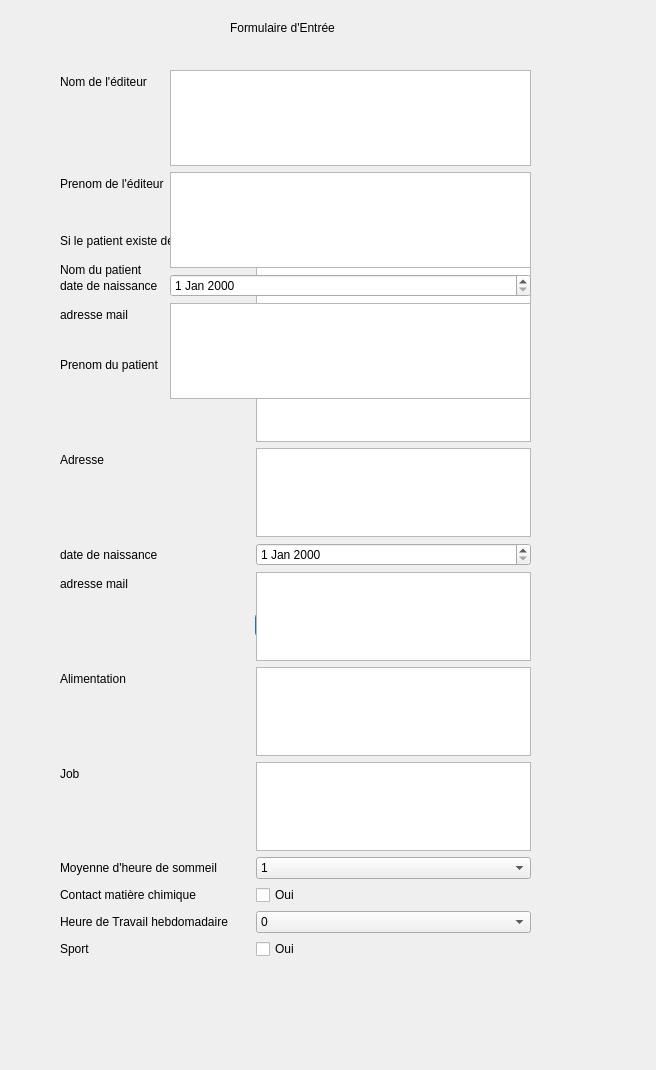
<?xml version="1.0" encoding="UTF-8"?>
<ui version="4.0">
 <class>Formulaire</class>
 <widget class="QDialog" name="Formulaire">
  <property name="geometry">
   <rect>
    <x>0</x>
    <y>0</y>
    <width>656</width>
    <height>1070</height>
   </rect>
  </property>
  <property name="windowTitle">
   <string>Dialog</string>
  </property>
  <widget class="QDialogButtonBox" name="buttonBox">
   <property name="geometry">
    <rect>
     <x>80</x>
     <y>580</y>
     <width>341</width>
     <height>91</height>
    </rect>
   </property>
   <property name="orientation">
    <enum>Qt::Horizontal</enum>
   </property>
   <property name="standardButtons">
    <set>QDialogButtonBox::Cancel|QDialogButtonBox::Ok</set>
   </property>
  </widget>
  <widget class="QWidget" name="formLayoutWidget">
   <property name="geometry">
    <rect>
     <x>60</x>
     <y>230</y>
     <width>471</width>
     <height>729</height>
    </rect>
   </property>
   <layout class="QFormLayout" name="formLayout">
    <item row="0" column="0">
     <widget class="QLabel" name="label_5">
      <property name="text">
       <string>Si le patient existe déjà dans l'appli:</string>
      </property>
     </widget>
    </item>
    <item row="0" column="1">
     <widget class="QComboBox" name="comboBoxPatient"/>
    </item>
    <item row="1" column="0">
     <widget class="QLabel" name="label">
      <property name="text">
       <string>Nom du patient</string>
      </property>
     </widget>
    </item>
    <item row="1" column="1">
     <widget class="QTextEdit" name="textEdit_2"/>
    </item>
    <item row="2" column="0">
     <widget class="QLabel" name="label_2">
      <property name="text">
       <string>Prenom du patient</string>
      </property>
     </widget>
    </item>
    <item row="2" column="1">
     <widget class="QTextEdit" name="textEdit_3"/>
    </item>
    <item row="4" column="0">
     <widget class="QLabel" name="label_3">
      <property name="text">
       <string>date de naissance</string>
      </property>
     </widget>
    </item>
    <item row="4" column="1">
     <widget class="QDateEdit" name="dateEdit"/>
    </item>
    <item row="5" column="0">
     <widget class="QLabel" name="label_4">
      <property name="text">
       <string>adresse mail</string>
      </property>
     </widget>
    </item>
    <item row="5" column="1">
     <widget class="QTextEdit" name="textEdit"/>
    </item>
    <item row="6" column="0">
     <widget class="QLabel" name="label_6">
      <property name="text">
       <string>Alimentation</string>
      </property>
     </widget>
    </item>
    <item row="6" column="1">
     <widget class="QTextEdit" name="textEdit_4"/>
    </item>
    <item row="7" column="0">
     <widget class="QLabel" name="label_7">
      <property name="text">
       <string>Job</string>
      </property>
     </widget>
    </item>
    <item row="7" column="1">
     <widget class="QTextEdit" name="textEdit_5"/>
    </item>
    <item row="8" column="0">
     <widget class="QLabel" name="label_8">
      <property name="text">
       <string>Moyenne d'heure de sommeil</string>
      </property>
     </widget>
    </item>
    <item row="9" column="0">
     <widget class="QLabel" name="label_9">
      <property name="text">
       <string>Contact matière chimique</string>
      </property>
     </widget>
    </item>
    <item row="9" column="1">
     <widget class="QCheckBox" name="checkBox">
      <property name="text">
       <string>Oui</string>
      </property>
     </widget>
    </item>
    <item row="10" column="0">
     <widget class="QLabel" name="label_10">
      <property name="text">
       <string>Heure de Travail hebdomadaire</string>
      </property>
     </widget>
    </item>
    <item row="10" column="1">
     <widget class="QComboBox" name="comboBox_2">
      <item>
       <property name="text">
        <string>0</string>
       </property>
      </item>
      <item>
       <property name="text">
        <string>1</string>
       </property>
      </item>
      <item>
       <property name="text">
        <string>2</string>
       </property>
      </item>
      <item>
       <property name="text">
        <string>3</string>
       </property>
      </item>
      <item>
       <property name="text">
        <string>4</string>
       </property>
      </item>
      <item>
       <property name="text">
        <string>5</string>
       </property>
      </item>
      <item>
       <property name="text">
        <string>6</string>
       </property>
      </item>
      <item>
       <property name="text">
        <string>7</string>
       </property>
      </item>
      <item>
       <property name="text">
        <string>8</string>
       </property>
      </item>
      <item>
       <property name="text">
        <string>9</string>
       </property>
      </item>
      <item>
       <property name="text">
        <string>10</string>
       </property>
      </item>
      <item>
       <property name="text">
        <string>11</string>
       </property>
      </item>
      <item>
       <property name="text">
        <string>12</string>
       </property>
      </item>
      <item>
       <property name="text">
        <string>13</string>
       </property>
      </item>
      <item>
       <property name="text">
        <string>14</string>
       </property>
      </item>
      <item>
       <property name="text">
        <string>15</string>
       </property>
      </item>
      <item>
       <property name="text">
        <string>16</string>
       </property>
      </item>
      <item>
       <property name="text">
        <string>17</string>
       </property>
      </item>
      <item>
       <property name="text">
        <string>18</string>
       </property>
      </item>
      <item>
       <property name="text">
        <string>19</string>
       </property>
      </item>
      <item>
       <property name="text">
        <string>20</string>
       </property>
      </item>
      <item>
       <property name="text">
        <string>21</string>
       </property>
      </item>
      <item>
       <property name="text">
        <string>22</string>
       </property>
      </item>
      <item>
       <property name="text">
        <string>23</string>
       </property>
      </item>
      <item>
       <property name="text">
        <string>24</string>
       </property>
      </item>
      <item>
       <property name="text">
        <string>25</string>
       </property>
      </item>
      <item>
       <property name="text">
        <string>26</string>
       </property>
      </item>
      <item>
       <property name="text">
        <string>27</string>
       </property>
      </item>
      <item>
       <property name="text">
        <string>28</string>
       </property>
      </item>
      <item>
       <property name="text">
        <string>29</string>
       </property>
      </item>
      <item>
       <property name="text">
        <string>30</string>
       </property>
      </item>
      <item>
       <property name="text">
        <string>31</string>
       </property>
      </item>
      <item>
       <property name="text">
        <string>32</string>
       </property>
      </item>
      <item>
       <property name="text">
        <string>33</string>
       </property>
      </item>
      <item>
       <property name="text">
        <string>34</string>
       </property>
      </item>
      <item>
       <property name="text">
        <string>35</string>
       </property>
      </item>
      <item>
       <property name="text">
        <string>36</string>
       </property>
      </item>
      <item>
       <property name="text">
        <string>37</string>
       </property>
      </item>
      <item>
       <property name="text">
        <string>38</string>
       </property>
      </item>
      <item>
       <property name="text">
        <string>39</string>
       </property>
      </item>
      <item>
       <property name="text">
        <string>40</string>
       </property>
      </item>
      <item>
       <property name="text">
        <string>41</string>
       </property>
      </item>
      <item>
       <property name="text">
        <string>42</string>
       </property>
      </item>
      <item>
       <property name="text">
        <string>43</string>
       </property>
      </item>
      <item>
       <property name="text">
        <string>44</string>
       </property>
      </item>
      <item>
       <property name="text">
        <string>45</string>
       </property>
      </item>
      <item>
       <property name="text">
        <string>46</string>
       </property>
      </item>
      <item>
       <property name="text">
        <string>47</string>
       </property>
      </item>
      <item>
       <property name="text">
        <string>48</string>
       </property>
      </item>
      <item>
       <property name="text">
        <string>49</string>
       </property>
      </item>
      <item>
       <property name="text">
        <string>50</string>
       </property>
      </item>
     </widget>
    </item>
    <item row="11" column="0">
     <widget class="QLabel" name="label_11">
      <property name="text">
       <string>Sport</string>
      </property>
     </widget>
    </item>
    <item row="11" column="1">
     <widget class="QCheckBox" name="checkBox_2">
      <property name="text">
       <string>Oui</string>
      </property>
     </widget>
    </item>
    <item row="3" column="0">
     <widget class="QLabel" name="label_18">
      <property name="text">
       <string>Adresse</string>
      </property>
     </widget>
    </item>
    <item row="3" column="1">
     <widget class="QTextEdit" name="textEdit_10"/>
    </item>
    <item row="8" column="1">
     <widget class="QComboBox" name="comboBox">
      <item>
       <property name="text">
        <string>1</string>
       </property>
      </item>
      <item>
       <property name="text">
        <string>2</string>
       </property>
      </item>
      <item>
       <property name="text">
        <string>3</string>
       </property>
      </item>
      <item>
       <property name="text">
        <string>4</string>
       </property>
      </item>
      <item>
       <property name="text">
        <string>5</string>
       </property>
      </item>
      <item>
       <property name="text">
        <string>6</string>
       </property>
      </item>
      <item>
       <property name="text">
        <string>7</string>
       </property>
      </item>
      <item>
       <property name="text">
        <string>8</string>
       </property>
      </item>
      <item>
       <property name="text">
        <string>9</string>
       </property>
      </item>
      <item>
       <property name="text">
        <string>10</string>
       </property>
      </item>
      <item>
       <property name="text">
        <string>11</string>
       </property>
      </item>
      <item>
       <property name="text">
        <string>12</string>
       </property>
      </item>
      <item>
       <property name="text">
        <string>13</string>
       </property>
      </item>
      <item>
       <property name="text">
        <string>14</string>
       </property>
      </item>
      <item>
       <property name="text">
        <string>15</string>
       </property>
      </item>
      <item>
       <property name="text">
        <string>16</string>
       </property>
      </item>
      <item>
       <property name="text">
        <string>17</string>
       </property>
      </item>
      <item>
       <property name="text">
        <string>18</string>
       </property>
      </item>
      <item>
       <property name="text">
        <string>19</string>
       </property>
      </item>
      <item>
       <property name="text">
        <string>20</string>
       </property>
      </item>
      <item>
       <property name="text">
        <string>21</string>
       </property>
      </item>
      <item>
       <property name="text">
        <string>22</string>
       </property>
      </item>
      <item>
       <property name="text">
        <string>23</string>
       </property>
      </item>
      <item>
       <property name="text">
        <string>24</string>
       </property>
      </item>
     </widget>
    </item>
   </layout>
  </widget>
  <widget class="QWidget" name="formLayoutWidget_2">
   <property name="geometry">
    <rect>
     <x>60</x>
     <y>70</y>
     <width>471</width>
     <height>329</height>
    </rect>
   </property>
   <layout class="QFormLayout" name="formLayout_2">
    <item row="0" column="0">
     <widget class="QLabel" name="label_12">
      <property name="text">
       <string>Nom de l'éditeur</string>
      </property>
     </widget>
    </item>
    <item row="1" column="0">
     <widget class="QLabel" name="label_13">
      <property name="text">
       <string>Prenom de l'éditeur</string>
      </property>
     </widget>
    </item>
    <item row="1" column="1">
     <widget class="QTextEdit" name="textEdit_8"/>
    </item>
    <item row="2" column="0">
     <widget class="QLabel" name="label_15">
      <property name="text">
       <string>date de naissance</string>
      </property>
     </widget>
    </item>
    <item row="2" column="1">
     <widget class="QDateEdit" name="dateEdit_2"/>
    </item>
    <item row="3" column="0">
     <widget class="QLabel" name="label_16">
      <property name="text">
       <string>adresse mail</string>
      </property>
     </widget>
    </item>
    <item row="3" column="1">
     <widget class="QTextEdit" name="textEdit_9"/>
    </item>
    <item row="0" column="1">
     <widget class="QTextEdit" name="textEdit_7"/>
    </item>
   </layout>
  </widget>
  <widget class="QLabel" name="label_14">
   <property name="geometry">
    <rect>
     <x>230</x>
     <y>20</y>
     <width>141</width>
     <height>16</height>
    </rect>
   </property>
   <property name="layoutDirection">
    <enum>Qt::RightToLeft</enum>
   </property>
   <property name="text">
    <string>Formulaire d'Entrée</string>
   </property>
  </widget>
  <widget class="QLabel" name="label_17">
   <property name="geometry">
    <rect>
     <x>440</x>
     <y>620</y>
     <width>55</width>
     <height>16</height>
    </rect>
   </property>
   <property name="text">
    <string/>
   </property>
  </widget>
  <widget class="QLabel" name="label_19">
   <property name="geometry">
    <rect>
     <x>80</x>
     <y>1000</y>
     <width>55</width>
     <height>16</height>
    </rect>
   </property>
   <property name="text">
    <string/>
   </property>
  </widget>
 </widget>
 <resources/>
 <connections>
  <connection>
   <sender>buttonBox</sender>
   <signal>accepted()</signal>
   <receiver>Formulaire</receiver>
   <slot>accept()</slot>
   <hints>
    <hint type="sourcelabel">
     <x>248</x>
     <y>254</y>
    </hint>
    <hint type="destinationlabel">
     <x>157</x>
     <y>274</y>
    </hint>
   </hints>
  </connection>
  <connection>
   <sender>buttonBox</sender>
   <signal>rejected()</signal>
   <receiver>Formulaire</receiver>
   <slot>reject()</slot>
   <hints>
    <hint type="sourcelabel">
     <x>316</x>
     <y>260</y>
    </hint>
    <hint type="destinationlabel">
     <x>286</x>
     <y>274</y>
    </hint>
   </hints>
  </connection>
 </connections>
</ui>
